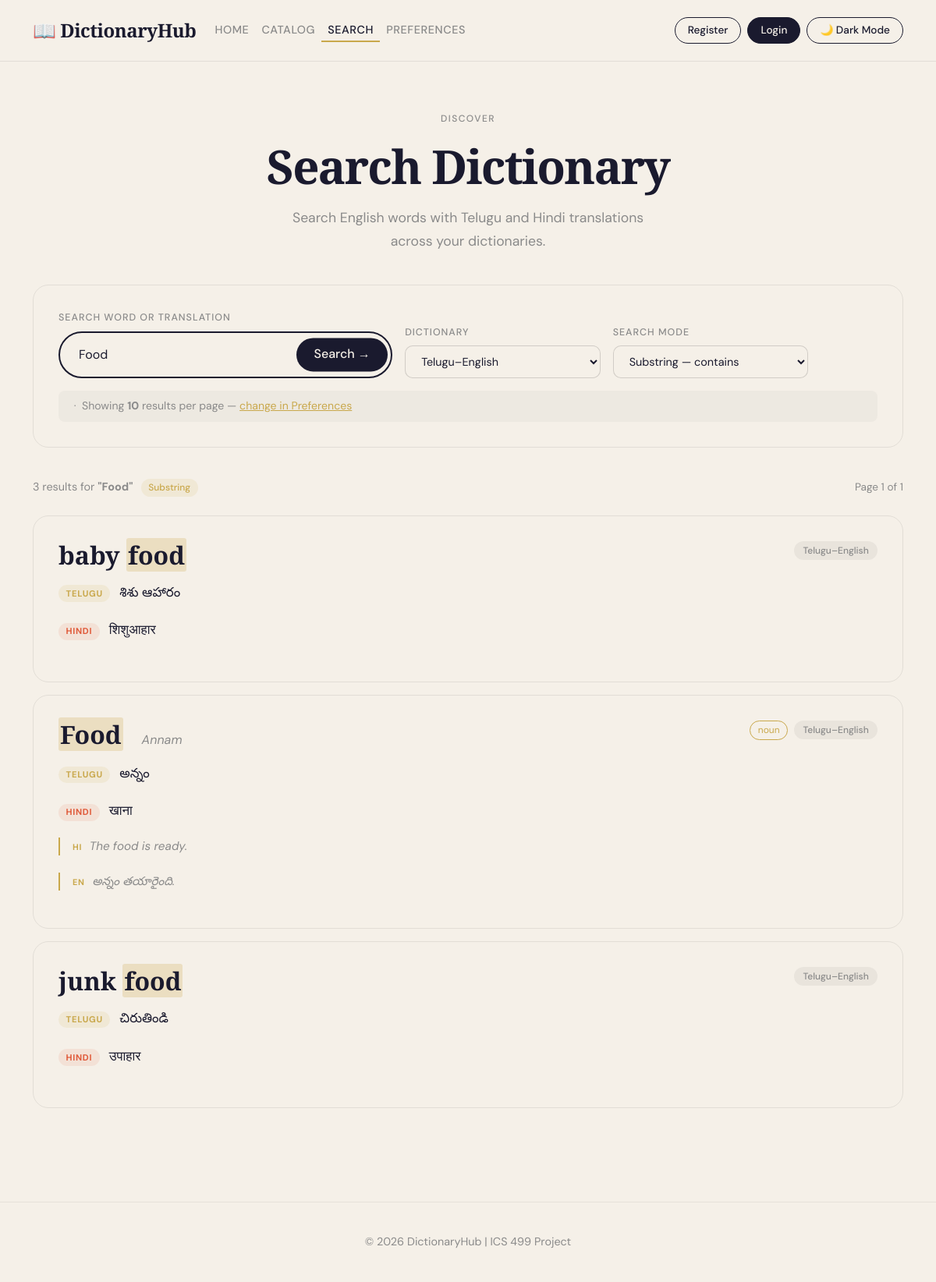
Screenshot of /index.php?page=search&q=Food&mode=substring with the database file from the repository.
### tables this page shows
CREATE TABLE `dictionary_entries` (
  `id` int(10) UNSIGNED NOT NULL,
  `dictionary_id` int(10) UNSIGNED NOT NULL,
  `word` varchar(255) NOT NULL,
  `telugu` varchar(255) DEFAULT '',
  `hindi` varchar(255) DEFAULT '',
  `transliteration` varchar(255) DEFAULT '',
  `part_of_speech` varchar(100) DEFAULT '',
  `example_source` text DEFAULT '',
  `example_target` text DEFAULT '',
  `created_at` timestamp NOT NULL DEFAULT current_timestamp()
);

CREATE TABLE `dictionaries` (
  `id` int(10) UNSIGNED NOT NULL,
  `name` varchar(255) NOT NULL,
  `description` text DEFAULT NULL,
  `source_lang` varchar(50) NOT NULL DEFAULT 'Telugu',
  `target_lang` varchar(50) NOT NULL DEFAULT 'English',
  `created_by` int(10) UNSIGNED DEFAULT NULL,
  `created_at` timestamp NOT NULL DEFAULT current_timestamp()
);

### index.php (called while the page is built, shortened)
<?php
require_once 'includes/db.php';
require_once 'includes/auth.php';
require_once 'includes/preferences_helper.php';
$page    = isset($_GET['page']) ? $_GET['page'] : 'home';
?>
<?php include 'includes/header.php'; ?>
<?php include "pages/{$page}.php"; ?>
<?php include 'includes/footer.php'; ?>

### includes/preferences_helper.php (called while the page is built, shortened)
<?php
function get_preference($key, $db, $user_id = null) {
    $cookie_val = get_cookie_pref($key);
    return get_default_pref($key);
}
function get_cookie_pref($key) {
    switch ($key) {
        case 'theme':
            $val = $_COOKIE[COOKIE_THEME] ?? null;
            return ($val && in_array($val, VALID_THEMES)) ? $val : null;
        case 'results_per_page':
            $val = isset($_COOKIE[COOKIE_RESULTS]) ? intval($_COOKIE[COOKIE_RESULTS]) : null;
            return ($val && in_array($val, VALID_RESULTS)) ? $val : null;
        case 'default_dict':
            $val = isset($_COOKIE[COOKIE_DICT]) ? intval($_COOKIE[COOKIE_DICT]) : null;
            return ($val && $val > 0) ? $val : null;
    }
    return null;
}
function get_default_pref($key) {
    return match($key) {
        'theme'            => DEFAULT_THEME,
        'results_per_page' => DEFAULT_RESULTS,
        'default_dict'     => DEFAULT_DICT_ID,
        default            => null,
    };
}
function load_all_preferences($db, $user_id = null) {
    return [
        'theme'            => get_preference('theme',            $db, $user_id),
        'results_per_page' => get_preference('results_per_page', $db, $user_id),
        'default_dict'     => get_preference('default_dict',     $db, $user_id),
    ];
}

### includes/auth.php (called while the page is built, shortened)
<?php
function is_logged_in() {
    return isset($_SESSION['user_id']) && !empty($_SESSION['user_id']);
}

### pages/search.php (the view, shortened to what this page needs)
<?php
require_once __DIR__ . '/../includes/db.php';
require_once __DIR__ . '/../includes/preferences_helper.php';
$prefs = load_all_preferences($db, null);
$results_per_page = $prefs['results_per_page'];
$query       = trim($_GET['q']           ?? '');
$mode        = $_GET['mode']             ?? 'substring';
$dict_id     = $_GET['dictionary_id']   ?? $prefs['default_dict'];
$page        = max(1, intval($_GET['p'] ?? 1));
$offset      = ($page - 1) * $results_per_page;
$dictionaries = [];
$dict_result  = $db->query("SELECT id, name FROM dictionaries ORDER BY name ASC");
if ($dict_result) {
    while ($row = $dict_result->fetch_assoc()) {
        $dictionaries[] = $row;
    }
}
$results    = [];
$total      = 0;
$searched   = false;
if ($query !== '') {
    $searched = true;
    $pattern = match($mode) {
        'exact'     => $query,
        'prefix'    => $query . '%',
        'suffix'    => '%' . $query,
        'substring' => '%' . $query . '%',
        default     => '%' . $query . '%',
    };
    if ($dict_id === 'all' || $dict_id === '') {
        $where      = "(de.word LIKE ? OR de.telugu LIKE ? OR de.hindi LIKE ? OR de.transliteration LIKE ?)";
        $count_sql  = "SELECT COUNT(*) AS total
                       FROM dictionary_entries de
                       WHERE {$where}";
        $result_sql = "SELECT de.*, d.name AS dictionary_name
                       FROM dictionary_entries de
                       JOIN dictionaries d ON de.dictionary_id = d.id
                       WHERE {$where}
                       ORDER BY de.word ASC
                       LIMIT ? OFFSET ?";
        $count_stmt = $db->prepare($count_sql);
        $count_stmt->bind_param('ssss', $pattern, $pattern, $pattern, $pattern);
        $count_stmt->execute();
        $total = $count_stmt->get_result()->fetch_assoc()['total'];
        $count_stmt->close();
        $limit = $results_per_page;
        $stmt  = $db->prepare($result_sql);
        $stmt->bind_param('ssssii', $pattern, $pattern, $pattern, $pattern, $limit, $offset);
    } else {
        $dict_id_int = intval($dict_id);
        $where       = "(de.word LIKE ? OR de.telugu LIKE ? OR de.hindi LIKE ? OR de.transliteration LIKE ?) AND de.dictionary_id = ?";
        $count_sql   = "SELECT COUNT(*) AS total
                        FROM dictionary_entries de
                        WHERE {$where}";
        $result_sql  = "SELECT de.*, d.name AS dictionary_name
                        FROM dictionary_entries de
                        JOIN dictionaries d ON de.dictionary_id = d.id
                        WHERE {$where}
                        ORDER BY de.word ASC
                        LIMIT ? OFFSET ?";
        $count_stmt = $db->prepare($count_sql);
        $count_stmt->bind_param('ssssi', $pattern, $pattern, $pattern, $pattern, $dict_id_int);
        $count_stmt->execute();
        $total = $count_stmt->get_result()->fetch_assoc()['total'];
        $limit = $results_per_page;
        $stmt  = $db->prepare($result_sql);
        $stmt->bind_param('ssssiii', $pattern, $pattern, $pattern, $pattern, $dict_id_int, $limit, $offset);
    }
    $stmt->execute();
    $result  = $stmt->get_result();
    while ($row = $result->fetch_assoc()) {
        $results[] = $row;
    }
    $total_pages = ceil($total / $results_per_page);
}
function highlight($text, $query) {
    $escaped = preg_quote($query, '/');
    $safe    = htmlspecialchars($text);
    return preg_replace('/(' . $escaped . ')/iu', '<mark>$1</mark>', $safe);
}
?>
<section class="search-page-section">
  <div class="container">
    <div class="page-header">
      <div class="section-label">Discover</div>
      <h1 class="page-title">Search Dictionary</h1>
      <p class="page-subtitle">Search English words with Telugu and Hindi translations across your dictionaries.</p>
    </div>
    <div class="search-form-card">
      <form method="GET" action="index.php">
        <div class="row g-3 align-items-end">
          <div class="col-12 col-md-5">
            <label class="search-form-label">Search Word or Translation</label>
            <div class="search-wrap" style="max-width:100%;">
              <input
                type="text"
                name="q"
                value="<?php echo htmlspecialchars($query); ?>"
                placeholder='e.g. पानी or "water"'
                autocomplete="off"
              >
              <button type="submit">Search →</button>
            </div>
          </div>
          <div class="col-12 col-md-3">
            <label class="search-form-label">Dictionary</label>
            <select name="dictionary_id" class="pref-select w-100">
              <?php foreach ($dictionaries as $d): ?>
                <option value="<?php echo $d['id']; ?>" <?php echo $dict_id == $d['id'] ? 'selected' : ''; ?>>
                  <?php echo htmlspecialchars($d['name']); ?>
                </option>
              <?php endforeach; ?>
            </select>
          </div>
          <div class="col-12 col-md-3">
            <label class="search-form-label">Search Mode</label>
            <select name="mode" class="pref-select w-100">
              <option value="substring" <?php echo $mode === 'substring' ? 'selected' : ''; ?>>Substring — contains</option>
            </select>
          </div>
        </div>
        <div class="mode-hint">
          &nbsp;·&nbsp; Showing <strong><?php echo $results_per_page; ?></strong> results per page
          — <a href="index.php?page=preferences" style="color:var(--gold);">change in Preferences</a>
        </div>
      </form>
    </div>
    <?php if ($searched): ?>
      <?php if (count($results) === 0): ?>
        <div class="no-results">
          <div class="no-results-icon">🔍</div>
          <h3>No results for "<?php echo htmlspecialchars($query); ?>"</h3>
          <p>Try a different search mode or check your spelling.</p>
          <div class="suggestion-tags mt-3">
            <?php foreach (['substring','prefix','suffix','exact'] as $m): ?>
              <?php if ($m !== $mode): ?>
                <a href="<?php echo page_url($page, $query, $m, $dict_id); ?>" class="suggestion-tag">
                  Try <?php echo $m; ?> instead
                </a>
              <?php endif; ?>
            <?php endforeach; ?>
          </div>
        </div>
      <?php else: ?>
        <div class="results-meta">
          <span class="results-count">
            <?php echo number_format($total); ?> result<?php echo $total !== 1 ? 's' : ''; ?>
            for <strong>"<?php echo htmlspecialchars($query); ?>"</strong>
            <span class="results-mode-badge"><?php echo $mode; ?></span>
          </span>
          <span class="results-page-info">
            Page <?php echo $page; ?> of <?php echo $total_pages; ?>
          </span>
        </div>
        <div class="results-list">
          <?php foreach ($results as $entry): ?>
            <div class="result-card">
              <div class="result-card-header">
                <div class="result-left">
                  <span class="result-word">
                    <?php echo highlight($entry['word'], $query); ?>
                  </span>
                  <?php if (!empty($entry['transliteration'])): ?>
                    <span class="result-phonetic">
                      <?php echo highlight($entry['transliteration'], $query); ?>
                    </span>
                  <?php endif; ?>
                </div>
                <div class="result-right">
                  <?php if (!empty($entry['part_of_speech'])): ?>
                    <span class="word-card-pos"><?php echo htmlspecialchars($entry['part_of_speech']); ?></span>
                  <?php endif; ?>
                  <span class="result-dict-badge"><?php echo htmlspecialchars($entry['dictionary_name']); ?></span>
                </div>
              </div>
              <?php if (!empty($entry['telugu'])): ?>
                <div class="result-translation-row">
                  <span class="translation-lang-badge telugu-badge">Telugu</span>
                  <span class="result-definition"><?php echo highlight($entry['telugu'], $query); ?></span>
                </div>
              <?php endif; ?>
              <?php if (!empty($entry['hindi'])): ?>
                <div class="result-translation-row">
                  <span class="translation-lang-badge hindi-badge">Hindi</span>
                  <span class="result-definition"><?php echo highlight($entry['hindi'], $query); ?></span>
                </div>
              <?php endif; ?>
              <?php if (!empty($entry['example_source'])): ?>
                <div class="result-examples">
                  <p class="result-example">
                    <span class="example-lang">HI</span>
                    <?php echo htmlspecialchars($entry['example_source']); ?>
                  </p>
                  <?php if (!empty($entry['example_target'])): ?>
                    <p class="result-example">
                      <span class="example-lang">EN</span>
                      <?php echo htmlspecialchars($entry['example_target']); ?>
                    </p>
                  <?php endif; ?>
                </div>
              <?php endif; ?>
            </div>
          <?php endforeach; ?>
        </div>
      <?php endif; ?>
    <?php endif; ?>
  </div>
</section>

### includes/header.php (shortened to what this page needs)
<?php
$prefs         = load_all_preferences($db ?? null, null);
$current_theme = $prefs['theme'];
$current_page  = isset($_GET['page']) ? $_GET['page'] : 'home';
?>
<!DOCTYPE html>
<html lang="en" data-bs-theme="<?php echo htmlspecialchars($current_theme); ?>">
<head>
  <link href="https://cdn.jsdelivr.net/npm/bootstrap@5.3.2/dist/css/bootstrap.min.css" rel="stylesheet">
  <link rel="stylesheet" href="assets/css/style.css">
</head>
<body>
<nav class="navbar navbar-expand-lg">
  <div class="container">
    <a class="navbar-brand fw-bold" href="index.php">📖 DictionaryHub</a>
    <div class="collapse navbar-collapse" id="navbarNav">
      <ul class="navbar-nav me-auto">
        <li class="nav-item">
          <a class="nav-link <?php echo (!isset($_GET['page']) || $current_page === 'home') ? 'active-link' : ''; ?>" href="index.php">Home</a>
        </li>
        <li class="nav-item">
          <a class="nav-link <?php echo $current_page === 'catalog'     ? 'active-link' : ''; ?>" href="index.php?page=catalog">Catalog</a>
        </li>
        <li class="nav-item">
          <a class="nav-link <?php echo $current_page === 'search'      ? 'active-link' : ''; ?>" href="index.php?page=search">Search</a>
        </li>
        <li class="nav-item">
          <a class="nav-link <?php echo $current_page === 'preferences' ? 'active-link' : ''; ?>" href="index.php?page=preferences">Preferences</a>
        </li>
      </ul>
      <div class="d-flex align-items-center gap-2">
        <?php if (is_logged_in()): ?>
          <span class="nav-user-badge">
            👤 <?php echo htmlspecialchars(current_user()['username']); ?>
          </span>
          <?php if (is_admin()): ?>
            <a href="index.php?page=admin_dashboard"
               class="theme-btn"
               style="text-decoration:none;">
              🛡️ Dashboard
            </a>
          <?php endif; ?>
          <a href="index.php?page=logout"
             class="theme-btn"
             style="text-decoration:none;">
            Sign Out
          </a>
        <?php else: ?>
          <a href="index.php?page=register"
             class="theme-btn"
             style="text-decoration:none;">
            Register
          </a>
          <a href="index.php?page=login"
             class="theme-btn"
             style="text-decoration:none; background:var(--ink); color:var(--cream);">
            Login
          </a>
        <?php endif; ?>
        <button onclick="toggleTheme()" class="theme-btn" id="themeBtn">
        </button>
      </div>
    </div>
  </div>
</nav>

### includes/footer.php (shortened to what this page needs)
<footer class="site-footer">
  <div class="container">
    <p>© <?php echo date("Y"); ?> DictionaryHub | ICS 499 Project</p>
  </div>
</footer>
</body>
</html>

### rows the page displays
dictionary_entries: word "baby food శిశు ఆహారం शिशुआहार", dictionary.name "Telugu–English"
dictionary_entries: word "Food Annam అన్నం खाना", part_of_speech "noun", dictionary.name "Telugu–English", example_source "The food is ready.", example_target "అన్నం తయారైంది."
dictionary_entries: word "junk food చిరుతిండి उपाहार", dictionary.name "Telugu–English"

### other values shown
$results_per_page "10"
$total "3"
$query "Food"
$mode "Substring"
$page "1"
$total_pages "1"
form field dictionary_id "Telugu–English"
